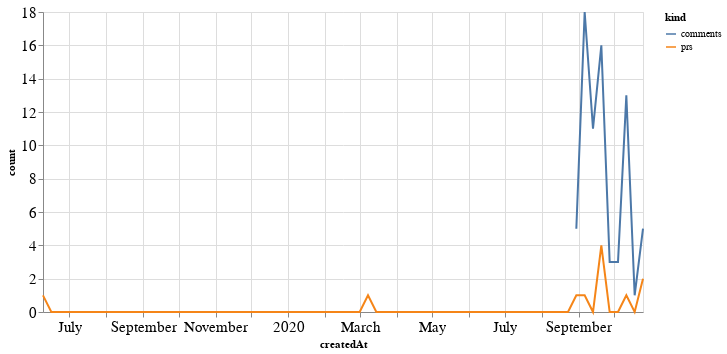

Notebook cell for this chart:
### Code cell
alt.Chart(total_time, width=600).mark_line().encode(
    x='createdAt',
    y='count',
    color='kind'
)

### Figure 1 — Vega-Lite specification as saved in the notebook (floating-point values rounded to 4 significant figures; data arrays with more than 128 entries replaced by an {"elided": "..."} marker saying what was removed)
{"config": {"axisLeft": {"labelFontSize": 15}, "axisBottom": {"labelFontSize": 15}}, "data": {"name": "data-71de9c56a61ace40918412f04cc14ab4"}, "mark": "line", "encoding": {"color": {"type": "nominal", "field": "kind"}, "x": {"type": "temporal", "field": "createdAt"}, "y": {"type": "quantitative", "field": "count"}}, "width": 600, "$schema": "https://vega.github.io/schema/vega-lite/v4.8.1.json", "datasets": {"data-71de9c56a61ace40918412f04cc14ab4": {"elided": "146 records"}}}
